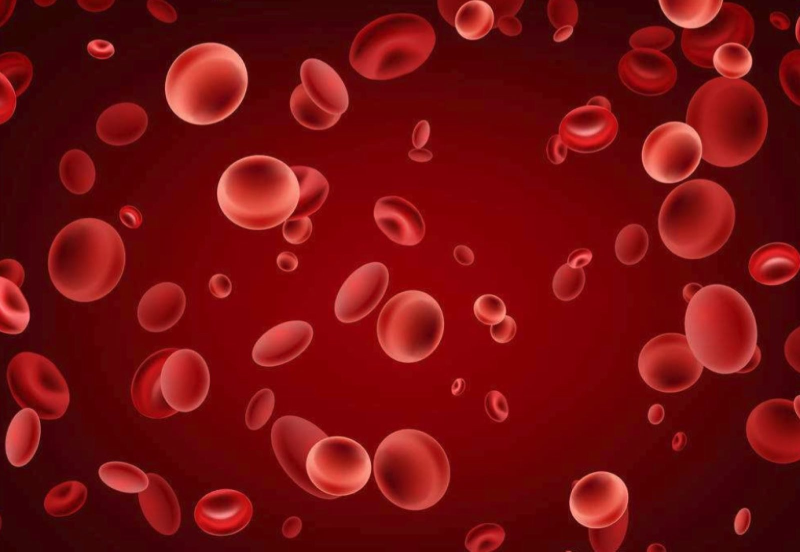
#> input picture untitled/image/red1.jpg, 1600 x 1103 px, found by its file name (shown at 1/2 size); its folder holds 4 pictures in this run
$ python change_image.py
#> lines starting #> are read from the running program, lines starting #| are printed output that depends on the picture; pictures that were not available may be replaced by others from this repository, and a replacement may not be noted
#coding=utf-8
import os  #打开文件时需要
from PIL import Image
import re

width=256
depth=256
#print list
count=0

path = os.getcwd()
flag = 'red'

a = os.path.join(path,'first','%s1.jpg')%flag
img=Image.open(a)
#> img is the input picture: PIL image 1600x1103 RGB; mean R, G, B 116.2, 13.3, 15.1
w,h=img.size
#> w = 1600; h = 1103
out = img.resize((128, 128))#resize成128*128像素大小。
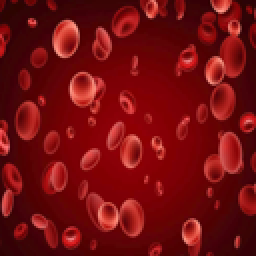
#> out: PIL image 128x128 RGB (shown 2 times larger); mean R, G, B 116.2, 13.4, 15.1
out.save('test.jpg')

a = os.path.join(path,'first','%s2.jpg')%flag
img=Image.open(a)
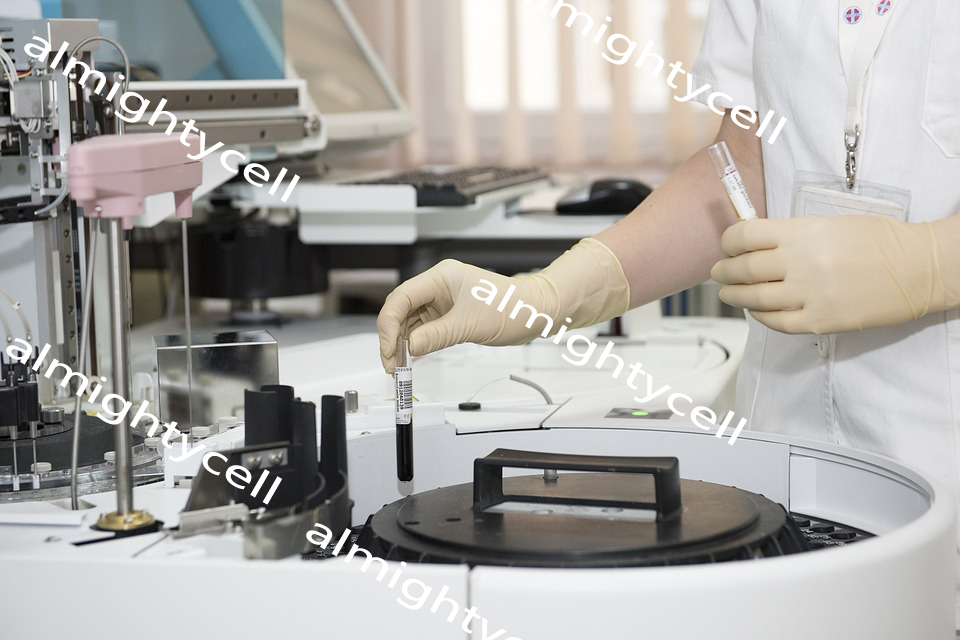
#> input picture untitled/image/01-1.jpg, 960 x 640 px, given in place of red2.jpg, which was not available
#> img is the input picture: PIL image 960x640 RGB; mean R, G, B 171.3, 168.8, 165.1
w,h=img.size
#> w = 960; h = 640
out = img.resize((128, 128))#resize成128*128像素大小。
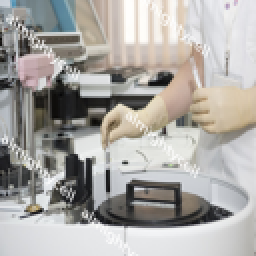
#> out: PIL image 128x128 RGB (shown 2 times larger); mean R, G, B 171.3, 168.8, 165.1
out.save('test1.jpg')
#iphone 5的分辨率为1136*640，如果图片分辨率超过这个值，进行图片的等比例压缩
